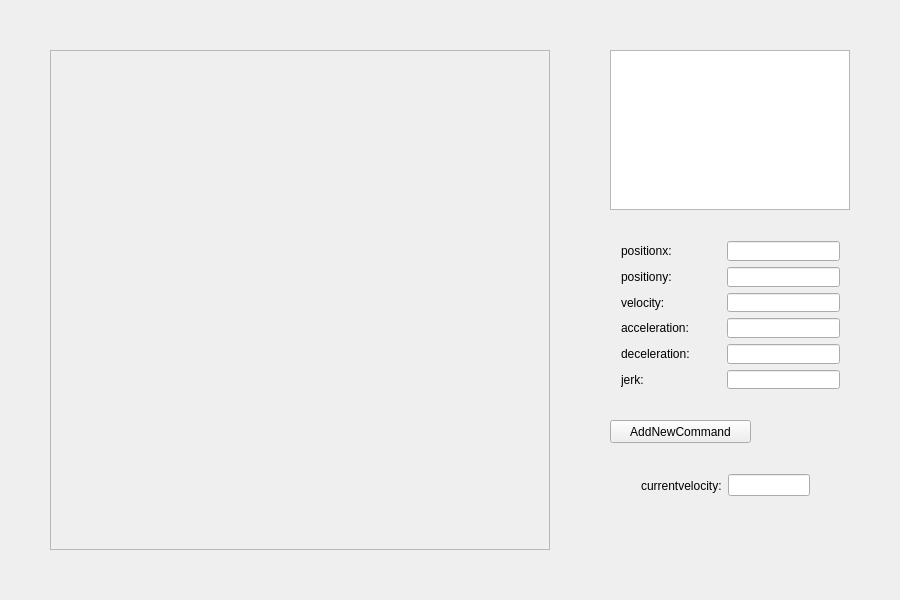
<?xml version="1.0" encoding="UTF-8"?>
<ui version="4.0">
 <class>GuiManager</class>
 <widget class="QWidget" name="GuiManager">
  <property name="geometry">
   <rect>
    <x>0</x>
    <y>0</y>
    <width>900</width>
    <height>600</height>
   </rect>
  </property>
  <property name="windowTitle">
   <string>GuiManager</string>
  </property>
  <widget class="QTextBrowser" name="textBrowser">
   <property name="geometry">
    <rect>
     <x>610</x>
     <y>50</y>
     <width>240</width>
     <height>160</height>
    </rect>
   </property>
  </widget>
  <widget class="QLabel" name="canvas">
   <property name="geometry">
    <rect>
     <x>50</x>
     <y>50</y>
     <width>500</width>
     <height>500</height>
    </rect>
   </property>
   <property name="frameShape">
    <enum>QFrame::StyledPanel</enum>
   </property>
   <property name="frameShadow">
    <enum>QFrame::Sunken</enum>
   </property>
   <property name="text">
    <string/>
   </property>
  </widget>
  <widget class="QWidget" name="gridLayoutWidget">
   <property name="geometry">
    <rect>
     <x>610</x>
     <y>230</y>
     <width>241</width>
     <height>170</height>
    </rect>
   </property>
   <layout class="QGridLayout" name="gridLayout" columnminimumwidth="100,0">
    <item row="4" column="1">
     <widget class="QLineEdit" name="decelerationLineEdit"/>
    </item>
    <item row="0" column="1">
     <widget class="QLineEdit" name="positionxLineEdit"/>
    </item>
    <item row="3" column="1">
     <widget class="QLineEdit" name="accelerationLineEdit"/>
    </item>
    <item row="2" column="1">
     <widget class="QLineEdit" name="velocityLineEdit"/>
    </item>
    <item row="4" column="0">
     <widget class="QLabel" name="label_4">
      <property name="text">
       <string>deceleration:</string>
      </property>
     </widget>
    </item>
    <item row="5" column="0">
     <widget class="QLabel" name="label_5">
      <property name="text">
       <string>jerk:</string>
      </property>
     </widget>
    </item>
    <item row="5" column="1">
     <widget class="QLineEdit" name="jerkLineEdit"/>
    </item>
    <item row="0" column="0">
     <widget class="QLabel" name="label">
      <property name="minimumSize">
       <size>
        <width>75</width>
        <height>0</height>
       </size>
      </property>
      <property name="text">
       <string>positionx:</string>
      </property>
     </widget>
    </item>
    <item row="2" column="0">
     <widget class="QLabel" name="label_2">
      <property name="text">
       <string>velocity:</string>
      </property>
     </widget>
    </item>
    <item row="3" column="0">
     <widget class="QLabel" name="label_3">
      <property name="text">
       <string>acceleration:</string>
      </property>
     </widget>
    </item>
    <item row="1" column="0">
     <widget class="QLabel" name="label_6">
      <property name="text">
       <string>positiony:</string>
      </property>
     </widget>
    </item>
    <item row="1" column="1">
     <widget class="QLineEdit" name="positionyLineEdit"/>
    </item>
   </layout>
  </widget>
  <widget class="QPushButton" name="addCmdButton">
   <property name="geometry">
    <rect>
     <x>610</x>
     <y>420</y>
     <width>141</width>
     <height>23</height>
    </rect>
   </property>
   <property name="text">
    <string>AddNewCommand</string>
   </property>
  </widget>
  <widget class="QWidget" name="horizontalLayoutWidget">
   <property name="geometry">
    <rect>
     <x>630</x>
     <y>460</y>
     <width>191</width>
     <height>51</height>
    </rect>
   </property>
   <layout class="QHBoxLayout" name="horizontalLayout">
    <item>
     <widget class="QLabel" name="label_7">
      <property name="text">
       <string>currentvelocity:</string>
      </property>
     </widget>
    </item>
    <item>
     <widget class="QLineEdit" name="currentVelocityLineEdit"/>
    </item>
   </layout>
  </widget>
 </widget>
 <layoutdefault spacing="6" margin="11"/>
 <resources/>
 <connections/>
</ui>
